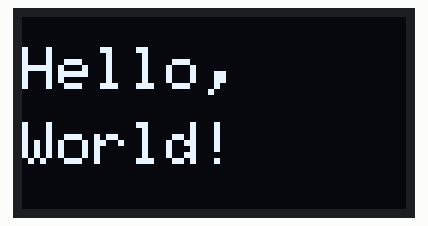
Simulated run of this sketch. Board: ESP32. Shown: 128×64 one-colour display.

Above: at 0.1 s.

The sketch:

oled.ino
```cpp
#include <Wire.h>
#include <Adafruit_GFX.h>
#include <Adafruit_SSD1306.h>

// Define screen dimensions
#define SCREEN_WIDTH 128
#define SCREEN_HEIGHT 64

// Define OLED reset pin (can be -1 if not connected)
#define OLED_RESET    -1

// Create display object using I2C
Adafruit_SSD1306 display(SCREEN_WIDTH, SCREEN_HEIGHT, &Wire, OLED_RESET);

void setup() {
  // Initialize serial monitor
  Serial.begin(115200);

  // Start I2C communication on custom pins
  Wire.begin(0, 14);  // SDA = GPIO0 (D3), SCL = GPIO14 (D5)

  // Initialize OLED display
  if (!display.begin(SSD1306_SWITCHCAPVCC, 0x3C)) {  // Address 0x3C for most OLEDs
    Serial.println(F("SSD1306 allocation failed"));
    for (;;);  // Don't proceed, loop forever
  }

  display.clearDisplay();

  // Display some text
  display.setTextSize(2);             // Text size
  display.setTextColor(SSD1306_WHITE);        // Text color
  display.setCursor(0, 10);           // Position
  display.println("Hello,");
  display.setCursor(0, 35);
  display.println("World!");

  display.display();                  // Show on OLED
}

void loop() {
  // Nothing here
}
```
